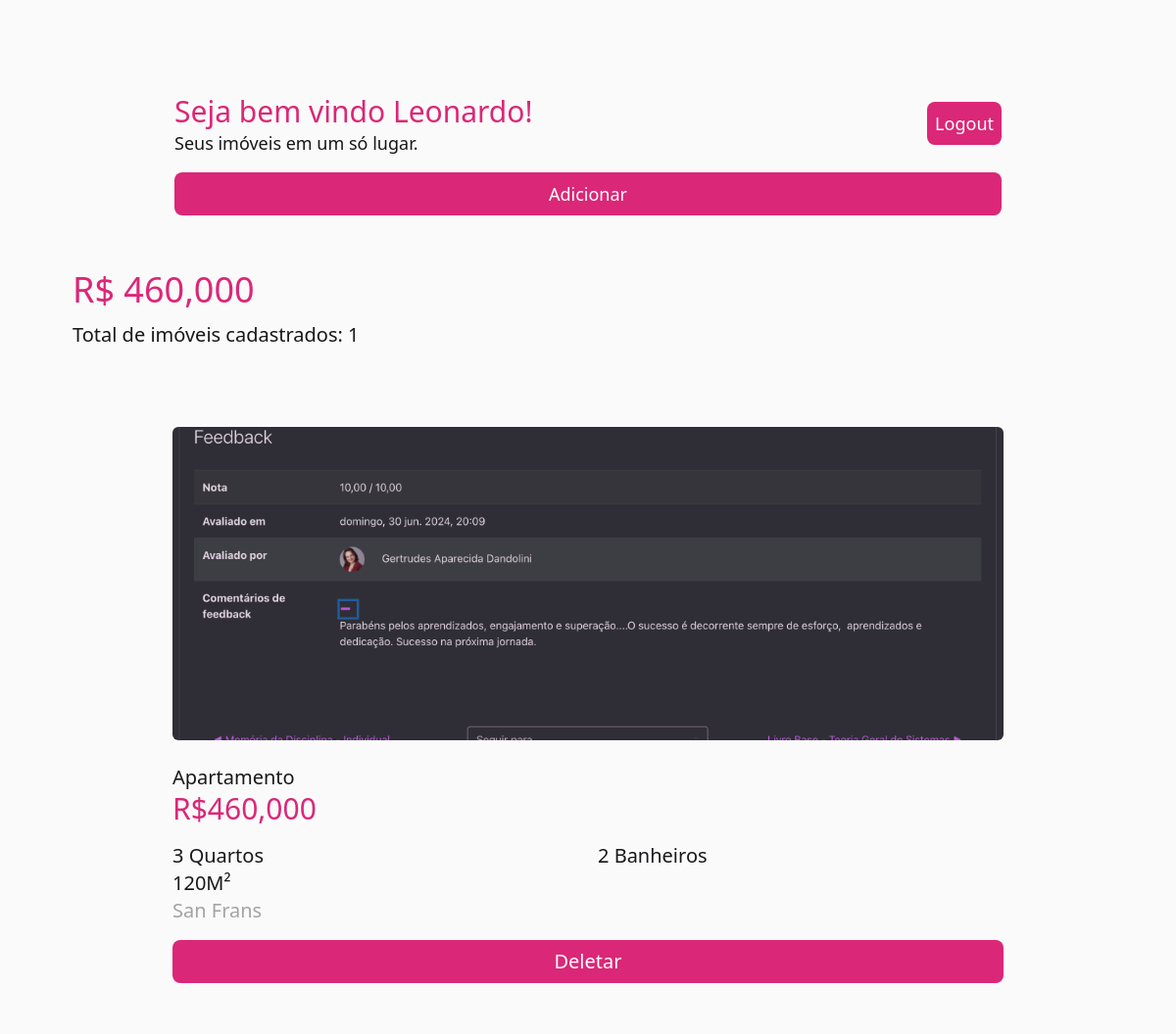
The app's page /estates (signed in) with its own data.
### app.py (models this page shows, shortened)
class User(db.Model):
    id = db.Column(db.Integer, primary_key=True)
    username = db.Column(db.String(26), nullable=False, unique=True)
    password = db.Column(db.String(100), nullable=False)

class Estate(db.Model):
    ownerId = db.Column(db.Integer, db.ForeignKey('user.id'), nullable=False)
    id = db.Column(db.Integer, primary_key=True)
    address = db.Column(db.String(100), nullable=False, default='No address')
    price = db.Column(db.Integer, nullable=False)
    bedrooms = db.Column(db.Integer, nullable=False)
    bathrooms = db.Column(db.Integer, nullable=False)
    area = db.Column(db.Integer, nullable=False)
    type = db.Column(db.String(100), nullable=False)
    img_url = db.Column(db.String(100), nullable=True)

### app.py (the view)
@app.route("/estates", methods=["GET"])
def index():
    estates = Estate.query.filter_by(ownerId=User.query.filter_by(username=session.get('username')).first().id).all()
    totalValor = 0
    countImoveis = 0
    for estate in estates:
        if type(estate.price) == str:
            estate.price = int(estate.price.replace(".", "").replace(",", ""))
        totalValor += estate.price
        countImoveis += 1
    for estate in estates:
        estate.price = "{:,}".format(estate.price)
    totalValor = "{:,}".format(totalValor)
    return render_template(
        "index.html", estates=estates, total=totalValor, nImoveis=countImoveis
    )

### templates/index.html (shortened to what this page needs)
{% extends 'base.html'%}
{% block body %}
<div class="w-11/12 m-12 text-lg">
  <div class="flex flex-col justify-between w-full mt-8 mb-4">
    <div class="mx-32">
      <div class="flex justify-between">
        <div>
          <h1 class="mt-4 text-3xl text-pink-600">Seja bem vindo {{session.get('username')}}!</h1>
          <p>Seus imóveis em um só lugar.</p>
        </div>
        <div class="h-8 mt-6 ">
          <form action="{{url_for('logout')}}" class="p-2 text-white bg-pink-600 rounded-lg " method="post"><button
              type="submit">Logout</button></form>
        </div>
      </div>
      <div class="flex justify-center p-2 mt-4 text-white bg-pink-600 rounded-lg">
        <a href="add" class="">Adicionar</a>
      </div>
    </div>
  </div>
  <div id="content" class="flex flex-col items-center">
    <div class="w-full p-6 m-4 text-xl rounded-lg md:max-w-6xl bg-neutral-50">
      <h2 class="mb-3 text-4xl text-pink-600">R$ {{total}}</h2>
      <p>Total de imóveis cadastrados: {{ nImoveis }}</p>
    </div>
    {% for estate in estates %}
    <div
      class="flex flex-col justify-center w-full p-6 m-4 text-xl rounded-lg md:max-w-2xl lg:max-w-4xl xl:max-w-6xl bg-neutral-50">
      <div class="flex items-center justify-center max-w-full mb-6 md:max-w-full lg:justify-start">
        {% if estate.img_url %}
        <img class="object-cover rounded-md estate-img max-h-96"
          src="{{ url_for('static', filename='images/' + estate.img_url) }}" alt="Estate Image">
        {% else %}
        <p>No Image Available</p>
        {% endif %}
      </div>
      <div>
        <p>{{estate.type}}</p>
        <h2 class="mb-3 text-3xl text-pink-600 text-">R${{ estate.price }}</h2>
        <div class="mt-4 columns-2 md:justify-between">
          <p>{{estate.bedrooms}} Quartos</p>
          <p>{{estate.area}}M²</p>
          <p>{{estate.bathrooms}} Banheiros</p>
        </div>
        <p class="text-neutral-400">{{estate.address}}</p>
      </div>
      <div>
        <form action="/delete/{{ estate.id }}" class="flex justify-center p-2 mt-4 text-white bg-pink-600 rounded-lg"
          method="post">
          <button class="" type="submit">
            Deletar
          </button>
        </form>
      </div>
    </div>
    {% endfor %}
  </div>
</div>
{% endblock %}

### records on screen
User: get "Leonardo"
Estate: img_url (picture), type "Apartamento", price "460,000", bedrooms "3", area "120", bathrooms "2", address "San Frans"

### other values on screen
{{ total }} "460,000"
{{ nImoveis }} "1"
